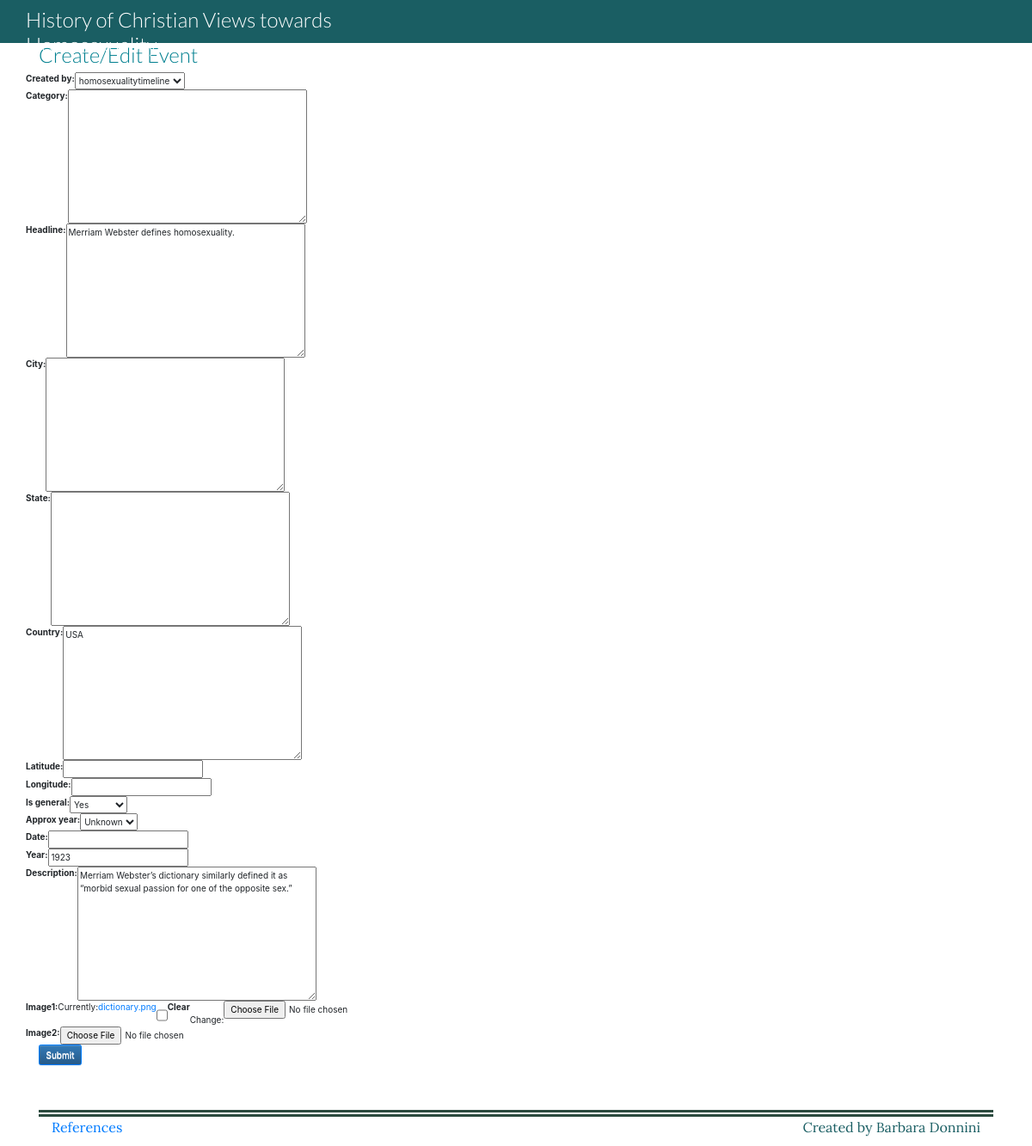
/maintimeline/7/update, run on the app's committed database.
### maintimeline/models.py (models this page shows, shortened)
class Event(models.Model):
    created_by = models.ForeignKey(User, related_name='events', on_delete=models.CASCADE,)
    category = models.TextField(
        null=True,
        blank=True,
    )
    headline = models.TextField()
    city = models.TextField(
        null=True,
        blank=True,
    )
    state = models.TextField(
        null=True,
        blank=True,
    )
    country = models.TextField(
        null=True,
        blank=True,
    )
    latitude = models.DecimalField(
        null=True,
        blank=True,
        max_digits=9,
        decimal_places=6
    )
    longitude = models.DecimalField(
        null=True,
        blank=True,
        max_digits=9,
        decimal_places=6
    )
    is_general = models.NullBooleanField()
    approx_year = models.NullBooleanField()
    date = models.DateField(
        null=True,
        blank=True,
        )
    year = models.IntegerField(
        null=True,
        blank=True,
        )
    description = models.TextField(
        null=True,
        blank=True,
    )
    image1 = models.ImageField(
        null=True,
        blank=True,
    )
    image2 = models.ImageField(
        null=True,
        blank=True,
    )

### maintimeline/views.py (the view)
# urls.py: path('maintimeline/<int:pk>/update', EventUpdate.as_view(), name='event-update'),
class EventUpdate(UpdateView):
    model = Event
    fields = '__all__'
    exclude = ['created_by']

### maintimeline/templates/maintimeline/event_form.html (shortened to what this page needs)
{% extends 'maintimeline/base.html' %}
{% load static %}
{% block content %}
<div class="container">
    <h1>Create/Edit Event</h1>
<form method="post" >
{% for field in form %}
<div class="row">
  {{ field.label_tag }}  {{ field }}
</div>
{% endfor %}
<button type="submit" class="btn btn-primary btn-default">Submit</button>
</form>
{% endblock %}

### data on the page
Event: form "homosexualitytimeline" "Merriam Webster defines homosexuality." "USA" "Yes" "Unknown" "1923" "Merriam Webster’s dictionary similarly defined it as “morbid sexual passion for one of the opposite sex.”"

### other printed values
{{ field.label_tag }} "Created by:" "Category:" "Headline:" "City:" "State:" "Country:" "Latitude:" "Longitude:" "Is general:" "Approx year:" "Date:" "Year:" "Description:" "Image1:" "Image2:"
